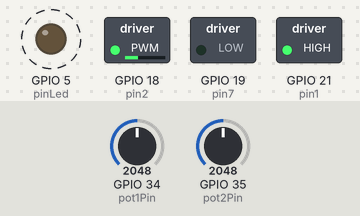
Bench run of a sketch on a simulated ESP32. Shown: switched loads named in the sketch (green lamp = pin HIGH), output pins drawn as LEDs (lit = HIGH). Dashed ring = blinking. Inputs (shaded band) come from the test bench; at power-on: GPIO 34 (pot1Pin) = 2048, GPIO 35 (pot2Pin) = 2048. What the sketch prints to the serial monitor is not drawn.

Above: at 1.09 s.
1.3 s: GPIO 34 (pot1Pin) set to 0
At 1.5 s:
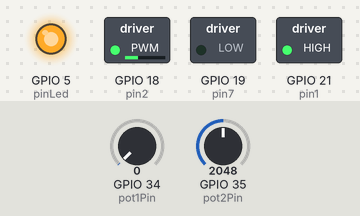
3.0 s: GPIO 35 (pot2Pin) set to 1228
At 3.9 s:
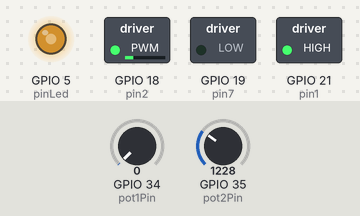
4.5 s: GPIO 34 (pot1Pin) set to 45
At 5.5 s:
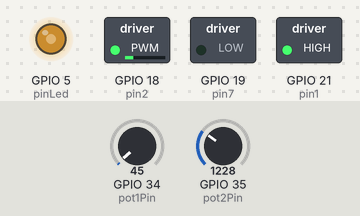
6.0 s: GPIO 34 (pot1Pin) set to 53
9.0 s: GPIO 35 (pot2Pin) set to 2047
At 9.28 s:
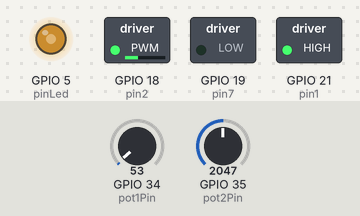
12.0 s: GPIO 34 (pot1Pin) set to 181
15.0 s: GPIO 34 (pot1Pin) set to 194
Timing chart, 0 to 19.0 s (numbered marks = the images above; inputs shaded):
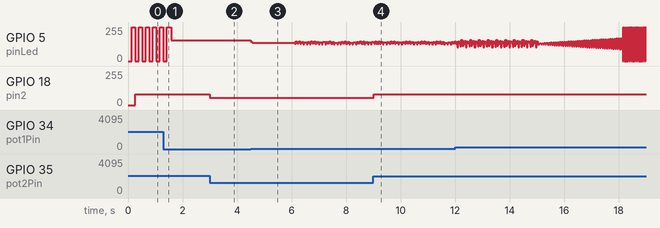

The sketch:

camposyondas.ino
```cpp
#include <WiFi.h>
#include <WebServer.h>
#include <WebSocketsServer.h>
#include <Wire.h>

const char* ssid = "cubeta de ondas";
const char* password = "3,141592";

WebServer server(80);               // Servidor HTTP en el puerto 80
WebSocketsServer webSocket = WebSocketsServer(81); // Servidor WebSocket en el puerto 81

// Pines de los potenciómetros
const int pot1Pin = 34;
const int pot2Pin = 35;

const int pinLed = 5;

const int pin2=18; // entrada 2 del l293D
const int pin7=19; // Entrada 7 del l293D
const int pin1=21;

int pwm1; // Variable del PWM 1
int pwm2; // Variable del PWM 2

int pot1Value = 0;
int pot2Value = 0;

const int freq = 5000;
const int pwmChannel = 0;
const int resolution = 8;

// Declaración de la función webSocketEvent
void webSocketEvent(uint8_t num, WStype_t type, uint8_t * payload, size_t length);
// Función para enviar datos al PCF8574

void setup() {
  Serial.begin(115200);

  // Configuración de los pines de los potenciómetros
  pinMode(pinLed, OUTPUT);

  pinMode(pin2,OUTPUT);
  pinMode(pin7,OUTPUT);
  pinMode(pin1,OUTPUT);

  // Configuración del punto de acceso
  WiFi.softAP(ssid, password);
  Serial.println("Punto de acceso iniciado");
  Serial.print("SSID: ");
  Serial.println(ssid);
  Serial.print("Contraseña: ");
  Serial.println(password);
  Serial.print("IP del punto de acceso: ");
  Serial.println(WiFi.softAPIP());

  // Inicialización de I2C
  Wire.begin(); // usa los pines por defecto de la ESP32 (SDA=21, SCL=22)

  // Inicialización del servidor HTTP
  server.on("/", handleRoot);
  server.begin();

  // Inicialización del servidor WebSocket
  webSocket.begin();
  webSocket.onEvent(webSocketEvent);

  digitalWrite(pin1,HIGH);
}
unsigned long t1 = 0;
bool estadoDelLed = false;
void loop() {
  // Leer y mapear valores de los potenciómetros
  int newPot1Value = map(analogRead(pot1Pin), 0, 4095, 1, 255);
  int newPot2Value = analogRead(pot2Pin);

  // Actualizar si los valores han cambiado
  if (newPot1Value != pot1Value || newPot2Value != pot2Value) {
    pot1Value = newPot1Value;
    pot2Value = newPot2Value;

    // Enviar los valores actualizados al cliente WebSocket
    String json = "{\"pot1\": " + String(pot1Value) + ", \"pot2\": " + String(pot2Value) + "}";
    webSocket.broadcastTXT(json);

  }
  /*if(millis() < t1 + pot1Value){
    estadoDelLed = !estadoDelLed;
    t1 = millis();
  }*/

  digitalWrite(pinLed, LOW);
  delay(newPot1Value);
  digitalWrite(pinLed, HIGH);
  delay(newPot1Value);


  // Almacenando valor del potenciometro
  pwm1 = map(newPot2Value,0,4095,10,155);

  analogWrite(pin2,pwm1);
  digitalWrite(pin7, LOW);

  server.handleClient();
  webSocket.loop();
}

// Función para servir la página HTML
void handleRoot() {
  String html = R"rawliteral(
 <!DOCTYPE html>
    <html lang="es">
    <head>
      <meta charset="UTF-8">
      <meta name="viewport" content="width=device-width,initial-scale=1"/>
      <title>Cubeta de ondas</title>
      <style>
        *{
          margin: 0; padding: 0;
          font-family: monospace;
        }
        .padre{
          margin: auto;
          width: 70%;
        }

        @media screen and (max-width:700px) {
            .padre {
                width: 100%;
            }
        }
        h1{
          padding: 10px; font-size: 34px; color: #fff;
          background: #007fff;
          text-align: center;
          margin-bottom: 20px;
        }
        .label{
          display: flex;
          flex-direction: column;
          align-items: center;
          margin-bottom: 20px;
        }
        h2{
          margin: 10px;
        }
        a{
          text-decoration: none;
          color: #000;
          font-size: 16px;
          font-weight: 800;
        }
        li{
          margin-bottom: 10px;
        }
        .label h2{
          color: #007fff;
          font-weight: 700;
        }
        span{
          border: 3px solid #007fff;
          border-radius: 6px;
          padding: 0px 15px;
          font-size: 30px;
          margin-bottom: 50px;
        }
        footer{
          width: 100%;
          background: #003264;
          padding: 10px;
          color: #fff;
        }
      </style>
    </head>
    <body>
      <div class="padre">

        <h1>Cubeta de ondas</h1>
        <div class="label">
          <h2>LUZ</h2>
          <span id="pot1Value">0 Hz</span>
        </div>
        <div class="label">
          <h2>ONDAS</h2>
          <span id="pot2Value">0 Hz</span>
        </div>

        <footer>
          <h2>Integrantes</h2>
          <ul>
            <li>
              <a href="mailto:juliethy.fallam@uqvirtual.edu.co?Subject=Cubeta%20de%20agua">Julieth Falla Murillo</a>
            </li>
            <li>
              <a href="mailto:bayrond.cortesf@uqvirtual.edu.co?Subject=Cubeta%20de%20agua">Bayron Daniel Cortes Falla</a>
            </li>
            <li>
              <a href="mailto:diegoa.camposl@uqvirtual.edu.co?Subject=Cubeta%20de%20agua">Diego Armando Campos</a>
            </li>
            <li>
              <a href="mailto:david.francoo@uqvirtual.edu.co?Subject=Cubeta%20de%20agua">David Francisco Ospina</a>
            </li>
            <li>
              <a href="mailto:santiago.jaramillov@uqvirtual.edu.co?Subject=Cubeta%20de%20agua">Santiago Jaramillo Valencia</a>
            </li>
            <li>
              <a href="mailto:ejlozanom@uqvirtual.edu.co?Subject=Cubeta%20de%20agua">Elu Jesus Lozano Mendoza</a>
            </li>
          </ul>

          <h2><a target="_blank" href="https://github.com/EluJLM/Cubeta-de-Ondas">Repositorio del codigo</a></h2>
        </footer>
      </div>
      <script>
        const ws = new WebSocket('ws://' + window.location.hostname + ':81');
        ws.onmessage = function(event) {
            const data = JSON.parse(event.data);
            let pot1Value = parseInt(data.pot1, 10); // Convertir a entero con base 10
            let hzluz = (1 / ((pot1Value/1000) * 2)).toFixed(6); // Limitar a 2 decimales
            document.getElementById("pot1Value").textContent = hzluz + ' Hz';
            document.getElementById("pot2Value").textContent = parseFloat(data.pot2).toFixed(2) + ' Hz'; // Limitar a 2 decimales
        };
        ws.onopen = function() {
          console.log("Conectado al servidor WebSocket");
        };
        ws.onclose = function() {
          console.log("Desconectado del servidor WebSocket");
        };
      </script>
    </body>
    </html>
  )rawliteral";
  server.send(200, "text/html", html);
}

// Definición de la función webSocketEvent
void webSocketEvent(uint8_t num, WStype_t type, uint8_t * payload, size_t length) {
  if (type == WStype_DISCONNECTED) {
    Serial.printf("[%u] Desconectado!\n", num);
  } else if (type == WStype_CONNECTED) {
    IPAddress ip = webSocket.remoteIP(num);
    Serial.printf("[%u] Conectado desde %d.%d.%d.%d\n", num, ip[0], ip[1], ip[2], ip[3]);
  }
}
```

Measured:
- after the input at 3.0 s, GPIO 18 (pin2): 82/255 → 53/255 at once
- after the input at 4.5 s, GPIO 5 (pinLed): 154/255 → 138/255 at once
- after the input at 9.0 s, GPIO 18 (pin2): 53/255 → 82/255 at once
